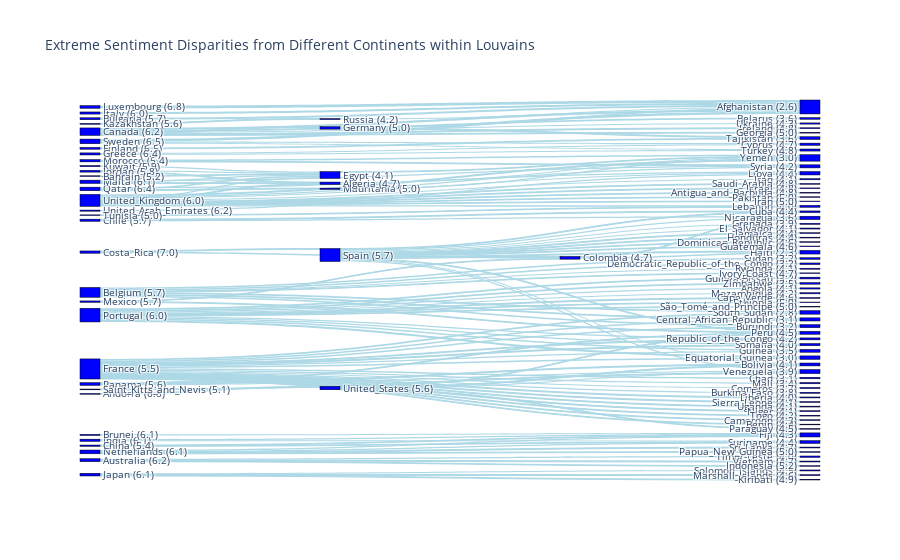

Notebook cell for this chart:
### Code cell
# Sankey diagram to visualize extreme sentiment disparities within communities
import plotly.graph_objects as go
def plot_sankey_disparities(df):
    # Prepare data for Sankey diagram
    labels = []
    source_indices = []
    target_indices = []
    values = []

    for _, row in df.iterrows():
        happy_label = f"{row['Happy_Country']} ({row['Happy_Score']})"
        sad_label = f"{row['Sad_Country']} ({row['Sad_Score']})"

        if happy_label not in labels:
            labels.append(happy_label)
        if sad_label not in labels:
            labels.append(sad_label)

        source_idx = labels.index(happy_label)
        target_idx = labels.index(sad_label)

        source_indices.append(source_idx)
        target_indices.append(target_idx)
        values.append(row['Abs_Difference'])

    # Create Sankey diagram
    fig = go.Figure(data=[go.Sankey(
        node=dict(
            pad=15,
            thickness=20,
            line=dict(color="black", width=0.5),
            label=labels,
            color="blue"
        ),
        link=dict(
            source=source_indices,
            target=target_indices,
            value=values,
            color="lightblue"
        )
    )])

    fig.update_layout(title_text="Extreme Sentiment Disparities from Different Continents within Louvains", font_size=10)
    # Save as jpg
    fig.show()

# Plot the Sankey diagram for extreme sentiment disparities
plot_sankey_disparities(df_disparity)

### Figure 1 — Plotly figure (JSON) as saved in the notebook; plotly's stock layout.template omitted (floating-point values rounded to 4 significant figures; data arrays with more than 128 entries replaced by an {"elided": "..."} marker saying what was removed)
{"data": [{"link": {"color": "lightblue", "source": {"elided": "129 int values"}, "target": {"elided": "129 int values"}, "value": {"elided": "129 float values"}}, "node": {"color": "blue", "label": ["Luxembourg (6.8)", "Afghanistan (2.6)", "Sweden (6.5)", "Canada (6.2)", "Spain (5.7)", "Haiti (2.3)", "Italy (6.0)", "Bulgaria (5.7)", "Portugal (6.0)", "Equatorial_Guinea (3.0)", "United_Kingdom (6.0)", "Yemen (3.0)", "Belgium (5.7)", "South_Sudan (2.8)", "Finland (6.5)", "Tajikistan (3.6)", "Guinea-Bissau (3.2)", "France (5.5)", "Belarus (3.6)", "Central_African_Republic (3.1)", "Burundi (3.2)", "Zimbabwe (3.5)", "Guinea (3.5)", "Sudan (3.2)", "Democratic_Republic_of_the_Congo (3.2)", "Morocco (5.4)", "Colombia (4.7)", "Germany (5.0)", "Chad (3.1)", "Qatar (6.4)", "Egypt (4.1)", "Costa_Rica (7.0)", "Australia (6.2)", "Timor-Leste (4.0)", "Chile (5.7)", "Nicaragua (3.6)", "Mali (3.4)", "Mauritania (5.0)", "Somalia (4.0)", "Libya (4.4)", "Malta (6.1)", "Lebanon (4.0)", "Ukraine (4.3)", "Angola (4.1)", "Iraq (4.1)", "Syria (4.2)", "Kuwait (5.9)", "Grenada (3.9)", "Venezuela (3.9)", "India (6.1)", "Fiji (4.3)", "United_Arab_Emirates (6.2)", "Mozambique (4.2)", "Netherlands (6.1)", "Comoros (3.7)", "Cyprus (4.7)", "Republic_of_the_Congo (4.2)", "Brunei (6.1)", "Jordan (5.8)", "Burkina_Faso (3.8)", "Algeria (4.7)", "Turkey (4.8)", "Greece (6.4)", "Panama (5.6)", "United_States (5.6)", "Suriname (4.4)", "El_Salvador (4.1)", "Bolivia (4.1)", "Rwanda (4.1)", "Russia (4.2)", "Japan (6.1)", "Solomon_Islands (4.5)", "Marshall_Islands (4.6)", "Liberia (4.0)", "Vietnam (4.7)", "Sierra_Leone (4.1)", "Cape_Verde (4.6)", "Uganda (4.1)", "Ireland (4.8)", "Niger (4.1)", "Kazakhstan (5.6)", "Sri_Lanka (4.7)", "Cuba (4.4)", "Jamaica (4.4)", "Honduras (4.4)", "Togo (4.2)", "Georgia (5.0)", "Mexico (5.7)", "Peru (4.5)", "Andorra (6.8)", "Saudi_Arabia (4.8)", "Israel (4.8)", "Antigua_and_Barbuda (4.8)", "Cameroon (4.3)", "Saint_Kitts_and_Nevis (5.1)", "Kiribati (4.9)", "Dominican_Republic (4.6)", "China (5.4)", "Bahrain (5.2)", "Guatemala (4.6)", "Papua_New_Guinea (5.0)", "Benin (4.4)", "Paraguay (4.5)", "Indonesia (5.2)", "Ethiopia (5.0)", "Tunisia (5.0)", "Pakistan (5.0)", "Iran (5.0)", "São_Tomé_and_Príncipe (5.0)", "Ivory_Coast (4.7)"], "line": {"color": "black", "width": 0.5}, "pad": 15, "thickness": 20}, "type": "sankey"}], "layout": {"font": {"size": 10}, "title": {"text": "Extreme Sentiment Disparities from Different Continents within Louvains"}}}
